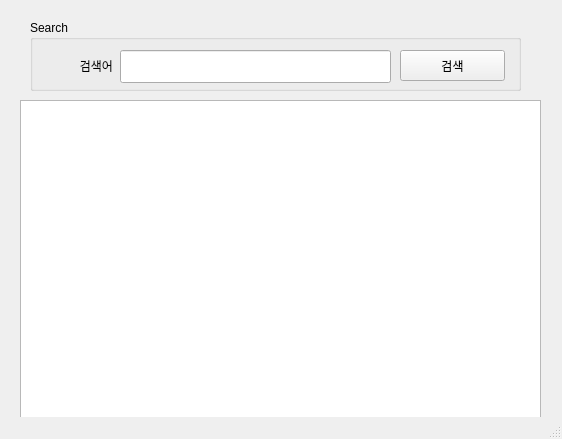
<?xml version="1.0" encoding="UTF-8"?>
<ui version="4.0">
 <class>MainWindow</class>
 <widget class="QMainWindow" name="MainWindow">
  <property name="geometry">
   <rect>
    <x>0</x>
    <y>0</y>
    <width>562</width>
    <height>439</height>
   </rect>
  </property>
  <property name="windowTitle">
   <string>네이버검색</string>
  </property>
  <widget class="QWidget" name="centralwidget">
   <widget class="QGroupBox" name="groupBox">
    <property name="geometry">
     <rect>
      <x>30</x>
      <y>20</y>
      <width>491</width>
      <height>71</height>
     </rect>
    </property>
    <property name="title">
     <string>Search</string>
    </property>
    <widget class="QLabel" name="label">
     <property name="geometry">
      <rect>
       <x>10</x>
       <y>30</y>
       <width>73</width>
       <height>31</height>
      </rect>
     </property>
     <property name="text">
      <string>검색어</string>
     </property>
     <property name="alignment">
      <set>Qt::AlignRight|Qt::AlignTrailing|Qt::AlignVCenter</set>
     </property>
    </widget>
    <widget class="QLineEdit" name="txtSearchWord">
     <property name="geometry">
      <rect>
       <x>90</x>
       <y>30</y>
       <width>271</width>
       <height>33</height>
      </rect>
     </property>
    </widget>
    <widget class="QPushButton" name="btnSearch">
     <property name="geometry">
      <rect>
       <x>370</x>
       <y>30</y>
       <width>105</width>
       <height>31</height>
      </rect>
     </property>
     <property name="text">
      <string>검색</string>
     </property>
    </widget>
   </widget>
   <widget class="QTableWidget" name="tblResult">
    <property name="geometry">
     <rect>
      <x>20</x>
      <y>100</y>
      <width>521</width>
      <height>331</height>
     </rect>
    </property>
   </widget>
  </widget>
  <widget class="QStatusBar" name="stsResult"/>
 </widget>
 <resources/>
 <connections/>
</ui>
